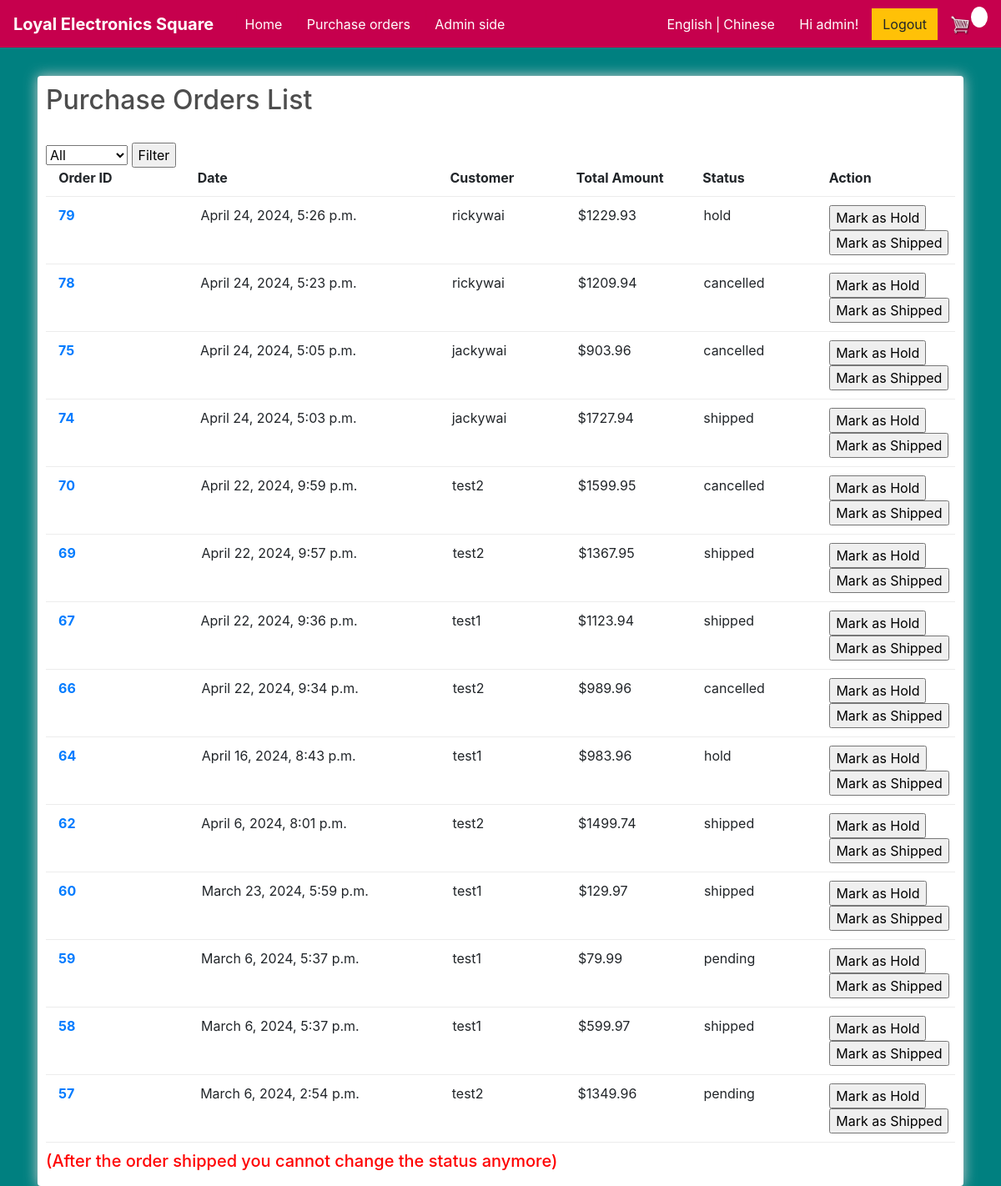
Page /order_list/ (signed in) on the committed database.
### store/models.py (models this page shows, shortened)
class Order(models.Model):
    STATUS_CHOICES = [
        ('pending', _('Pending')),
        ('shipped', _('Shipped')),
        ('cancelled', _('Cancelled')),
        ('hold', _('Hold')),]
    customer = models.ForeignKey(Customer, on_delete=models.SET_NULL, null=True, blank=True, verbose_name=_('customer'))
    date_ordered = models.DateTimeField(default=timezone.now, verbose_name=_('date_ordered'))
    complete = models.BooleanField(default=False, null=True, blank=False)
    total_amount = models.DecimalField(max_digits=100, decimal_places=2, null=True, verbose_name=_('total_amount'))
    status = models.CharField(max_length=10, choices=STATUS_CHOICES, default='pending', verbose_name=_('status'))
    shipment_date = models.DateTimeField(null=True, blank=True, verbose_name=_('shipment_date'))
    cancel_date = models.DateTimeField(null=True, blank=True, verbose_name=_('cancel_date'))
    @property
    def get_cart_items(self):
        orderitems = self.orderitem_set.all()
        total = sum([item.quantity for item in orderitems])
        return total
    def total_amount(self):
        orderitems = self.orderitem_set.all()
        total = sum([item.get_total for item in orderitems])
        return total

class Customer(models.Model):
    user = models.OneToOneField(User, on_delete=models.CASCADE, related_name = 'customer', null=True, blank=True, verbose_name=_('user'))
    full_name = models.CharField(max_length=200, null=True, verbose_name=_('full_name'))
    email = models.CharField(max_length=200, null=True, verbose_name=_('email'))
    password = models.CharField(max_length=200, null=True, verbose_name=_('password'))
    shipping_address = models.CharField(max_length=200, null=True, verbose_name=_('shipping_address'))
    def __str__(self):
        return str(self.full_name)

class OrderItem(models.Model):
    product = models.ForeignKey(Product, on_delete=models.SET_NULL, null=True, verbose_name=_('product'))
    order = models.ForeignKey(Order, on_delete=models.SET_NULL, null=True, verbose_name=_('order'))
    quantity = models.IntegerField(default=0, null=True, blank=True, verbose_name=_('quantity'))
    date_added = models.DateTimeField(auto_now_add=True, verbose_name=_('date_added'))
    unit_price = models.DecimalField(max_digits=10, decimal_places=2, null=True, verbose_name=_('unit_price'))
    subtotal = models.DecimalField(max_digits=10, decimal_places=2, null=True, verbose_name=_('subtotal'))
    @property
    def get_total(self):
        total = self.product.price * self.quantity
        return total

class Product(models.Model):
    name = models.CharField(max_length=200, null=True, verbose_name=_('name'))
    price = models.DecimalField(max_digits=10, decimal_places=2, verbose_name=_('price'))
    brand = models.CharField(max_length=16, null=True, verbose_name=_('brand'))
    connectivity_technology = models.CharField(max_length=32, null=True, verbose_name=_('connectivity_technology'))
    digital = models.BooleanField(default=False, null=True, blank=False)
    cover_image = models.ImageField(null=True, blank=True, verbose_name=_('cover_image'))
    description = models.TextField(null=True, verbose_name=_('description'))
    is_active = models.BooleanField(default=True, verbose_name=_('is_active'))

### store/views.py (the view)
# urls.py: path('order_list/', views.order_list, name="order_list"),
@login_required
def order_list(request):
     if request.user.is_authenticated:
          customer = request.user.customer
          order, created = Order.objects.get_or_create(customer=customer, complete=False)
          items = order.orderitem_set.all()
          cartItems = order.get_cart_items
     else:
          items = []
          order = {'get_cart_total':0, 'get_cart_items':0, 'shipping':False}
          cartItems = order['get_cart_items']
     status = request.GET.get('status')
     if request.user.is_staff:
          if status:
               orders = Order.objects.filter(complete=True,status=status).order_by('-date_ordered')
          else:
               orders = Order.objects.filter(complete=True).order_by('-date_ordered')
     else:
          if status:
               orders = Order.objects.filter(customer = request.user.customer,  complete=True, status=status).order_by('-date_ordered')
          else:
               orders = Order.objects.filter(customer = request.user.customer,  complete=True).order_by('-date_ordered')
     return render(request, 'store/order_list.html', {'orders': orders})

### store/templates/store/order_list.html (shortened to what this page needs)
{% extends 'store/main.html' %}
{% load static %}
{% load i18n %}
{% block content %}
     <div class="row">
		<div class="col-lg-12">
			<div class="box-element">
				<h2>{% trans 'Purchase Orders List' %}</h2>
				<br>
				<form method="get">
					<select name="status">
						<option value="">{% trans 'All' %}</option>
					</select>
					<input type="submit" value="{% trans 'Filter' %}">
				</form>
				<div class="cart-row">
					<div style="flex:0.1"><strong></strong></div>
					<div style="flex:1.1"><strong>{% trans 'Order ID' %}</strong></div>
					<div style="flex:2"><strong>{% trans 'Date' %}</strong></div>
					<div style="flex:1"><strong>{% trans 'Customer' %}</strong></div>
					<div style="flex:1"><strong>{% trans 'Total Amount' %}</strong></div>
					<div style="flex:1"><strong>{% trans 'Status' %}</strong></div>
					<div style="flex:1"><strong>{% trans 'Action' %}</strong></div>
				</div>
				{% for order in orders %}
				<div class="cart-row">
					<div style="flex:0.1"></div>
					<a href="{% url 'order_detail' order.id %}">
					<div style="flex:2"><strong>{{order.id}}</strong></div></a>
					<div style="flex:1"></div>
					<div style="flex:2">{{order.date_ordered}}</div>
					<div style="flex:1">{{order.customer}}</div>
					<div style="flex:1">${{order.total_amount}}</div>
					<div style="flex:1">{{order.status}}</div>
					<div style="flex:1">
					{% if request.user.is_staff %}
					<form action="{% url 'order_hold' order.id %}" method="post" onsubmit="disableButton()">
						<input type="submit" id="shipButton" value="{% trans 'Mark as Hold' %}">
					</form>
					<form action="{% url 'order_ship' order.id %}" method="post" onsubmit="disableButton()">
						<input type="submit" id="shipButton" value="{% trans 'Mark as Shipped' %}">
					</form>
					{% else %}
						<form action="{% url 'order_cancel' order.id %}" method="post">
							{% csrf_token %}
							<input type="submit" value="{% trans 'Cancel Order' %}">
						</form>
					{% endif %}
					</div>
				</div>
				{% endfor %}
				<h5 style="color: red;">({% trans 'After the order shipped you cannot change the status anymore' %})</h5>
		</div>
	</div>
{% endblock content %}

### store/templates/store/Main.html (shortened to what this page needs)
<!DOCTYPE html>
{% load static %}
{% load i18n %}
<html>
<head>
	<link rel="stylesheet" href="https://stackpath.bootstrapcdn.com/bootstrap/4.4.1/css/bootstrap.min.css">
	<link rel="stylesheet" type="text/css" href="{% static 'css/main.css' %}">
</head>
<body>
	<nav class="navbar navbar-expand-lg navbar-dark" style="background-color: #c6004d;">
		<a class="navbar-brand" href="{% url 'store' %}"><strong>{% trans 'Loyal Electronics Square' %}</strong></a>
		<div class="collapse navbar-collapse" id="navbarSupportedContent">
			<ul class="navbar-nav me-auto mb-2 mb-lg-0">
				<a style="margin-left: 8px; color: #c6004d">|</a>
				<li class="nav-item">
					<a class="nav-link active" aria-current="page" href="{% url 'store' %}">{% trans 'Home' %}</a>
				</li>
				<a style="margin-left: 8px; color: #c6004d">|</a>
				<li class="nav-item">
					<a class="nav-link active" aria-current="page" href="{% url 'order_list' %}">{% trans 'Purchase orders' %}</a>
				</li>
				<a style="margin-left: 8px; color: #c6004d">|</a>
				<li class="nav-item">
					<a class="nav-link active" aria-current="page" href="{% url 'adminDashboard' %}">{% trans 'Admin side' %}</a>
				</li>
			</ul>
		</div>
	    <div class="form-inline my-2 my-lg-0">
				<a style="margin-right: 4px; color: white" href="/en/">{% trans 'English' %}</a>
				<a style="color: white">|</a>
				<a style="margin-left: 4px;color: white" href="/zh-hant/">{% trans 'Chinese' %}</a>
				<a style="margin-right: 24px; color: #c6004d">|</a>
			{% if user.is_authenticated %}
				<a style="margin-right: 16px; color: white">{% trans 'Hi' %} {{ user.username }}! </a>
				<form action="{% url 'logout' %}" method="post">
					<button class="btn btn-warning" type="submit">{% trans 'Logout' %}</button>
				</form>
			{% else %}
				<a style="margin-right: 16px; color: white">{% trans 'You are not logged in.' %} </a>
	     		<a href="{% url 'login' %}" class="btn btn-warning">{% trans 'Login' %}</a>
	     	{% endif %}
	     	<a href="{% url 'cart' %}">
	    		<img  id="cart-icon" src="{% static 'images/cart.png' %}">
	    	</a>
	    	<p id="cart-total">{{cartItems}}</p>
	    </div>
	</nav>
     <div class="container">
            <br>
            {% block content %}
            {% endblock content %}
         </div>
</body>
</html>

### static/css/main.css (style rules this page uses)
body { background-color: hsl(0, 0%, 98%); }
h1,h2,h3,h4,h5,h6 { color:hsl(0, 0%, 30%); }
.box-element { box-shadow:hsl(0, 0%, 80%) 0 0 16px; background-color: #fff; border-radius: 4px; padding: 10px; }
#cart-icon { width:25px; display: inline-block; margin-left: 15px; }
#cart-total { display: block; text-align: center; color:red; background-color:white; width: 20px; height: 25px; border-radius: 50%; font-size: 14px; }
.col-lg-4, .col-lg-6, .col-lg-8, .col-lg-12 { margin-top: 10px; }
.btn { border-radius: 0; }
.cart-row { display: flex; align-items: flex-stretch; padding-bottom: 10px; margin-bottom: 10px; border-bottom: 1px solid #ececec; }

### store/templates/store/order_list.html (style rules this page uses)
body { background-color: #008080; }

### rows in the picture
Order: id "79", date_ordered "April 24, 2024, 5:26 p.m.", customer "rickywai", total_amount "1229.93", status "hold"
Order: id "78", date_ordered "April 24, 2024, 5:23 p.m.", customer "rickywai", total_amount "1209.94", status "cancelled"
Order: id "75", date_ordered "April 24, 2024, 5:05 p.m.", customer "jackywai", total_amount "903.96", status "cancelled"
Order: id "74", date_ordered "April 24, 2024, 5:03 p.m.", customer "jackywai", total_amount "1727.94", status "shipped"
Order: id "70", date_ordered "April 22, 2024, 9:59 p.m.", customer "test2", total_amount "1599.95", status "cancelled"
Order: id "69", date_ordered "April 22, 2024, 9:57 p.m.", customer "test2", total_amount "1367.95", status "shipped"
Order: id "67", date_ordered "April 22, 2024, 9:36 p.m.", customer "test1", total_amount "1123.94", status "shipped"
Order: id "66", date_ordered "April 22, 2024, 9:34 p.m.", customer "test2", total_amount "989.96", status "cancelled"
Order: id "64", date_ordered "April 16, 2024, 8:43 p.m.", customer "test1", total_amount "983.96", status "hold"
Order: id "62", date_ordered "April 6, 2024, 8:01 p.m.", customer "test2", total_amount "1499.74", status "shipped"
Order: id "60", date_ordered "March 23, 2024, 5:59 p.m.", customer "test1", total_amount "129.97", status "shipped"
Order: id "59", date_ordered "March 6, 2024, 5:37 p.m.", customer "test1", total_amount "79.99", status "pending"
Order: id "58", date_ordered "March 6, 2024, 5:37 p.m.", customer "test1", total_amount "599.97", status "shipped"
Order: id "57", date_ordered "March 6, 2024, 2:54 p.m.", customer "test2", total_amount "1349.96", status "pending"

### other values in the picture
{{ user.username }} "admin"
